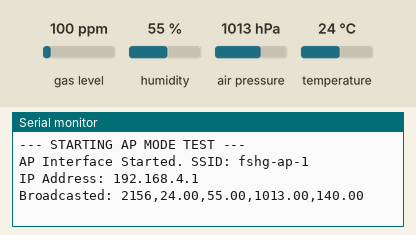
This program was run on a simulated ESP32-C3. Shown: the last lines printed to the serial monitor. Inputs (shaded band) come from the test bench; at power-on: gas level 100 ppm, humidity 55 %, air pressure 1013 hPa, temperature 24 °C.

Above: at 3.2 s.
3.3 s: gas level set to 20 ppm
At 5.2 s:
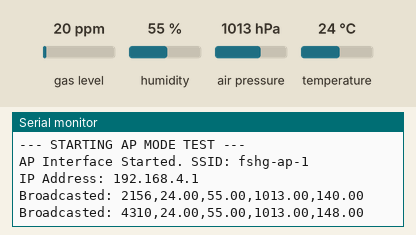
6.2 s: humidity set to 22 %
At 7.6 s:
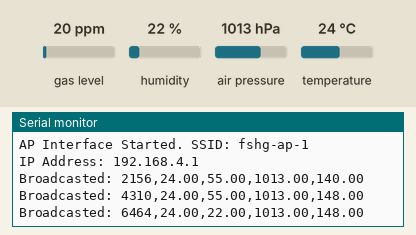
9.1 s: air pressure set to 952 hPa
At 11.2 s:
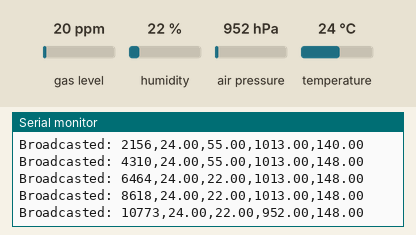
12.0 s: temperature set to 12 °C
At 13.6 s:
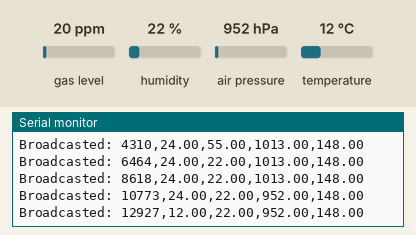
Timing chart, 0 to 15.1 s (numbered marks = the images above; inputs shaded):
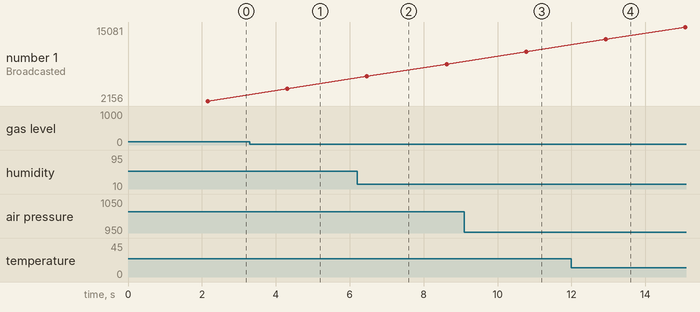

Measured:
- after the input at 3.3 s, the serial monitor: prints a new line after 1.0 s (image 1)
- after the input at 6.2 s, the serial monitor: prints a new line after 0.27 s (image 2)
- after the input at 9.1 s, the serial monitor: prints a new line after 1.7 s (image 3)
- after the input at 12.0 s, the serial monitor: prints a new line after 0.93 s (image 4)

The program:

main.cpp
```cpp
#include <Arduino.h>
#include <WiFi.h>
#include <WiFiUdp.h>
#include <Adafruit_BME680.h>
#include "config.h"

WiFiUDP udp;
Adafruit_BME680 bme(BME_CS, BME_MOSI, BME_MISO, BME_SCK);

void setup() {
    delay(2000);
    Serial.begin(115200);
    Serial.println("\n--- STARTING AP MODE TEST ---");

    // Bus Hygiene
    pinMode(OTHER_CS, OUTPUT);
    digitalWrite(OTHER_CS, HIGH);

    // Set up the Access Point
    // SoftAP(ssid, password, channel, hidden, max_connection)
    WiFi.softAP(AP_SSID, AP_PASS);

    IPAddress IP = WiFi.softAPIP();
    Serial.print("AP Interface Started. SSID: ");
    Serial.println(AP_SSID);
    Serial.print("IP Address: ");
    Serial.println(IP);

    if (!bme.begin()) {
        Serial.println("BME680 Failed! Check SPI Pins 5,6,7,8.");
    }
}

void loop() {
    if (bme.performReading()) {
        // Construct the CSV string
        String data = String(millis()) + "," +
                      String(bme.temperature) + "," +
                      String(bme.humidity) + "," +
                      String(bme.pressure / 100.0) + "," +
                      String(bme.gas_resistance / 1000.0);

        // Broadcast to anyone connected to the AP
        udp.beginPacket(UDP_IP, UDP_PORT);
        udp.print(data);
        udp.endPacket();

        Serial.println("Broadcasted: " + data);
    }
    delay(POLLING_RATE_MS);
}
```

config.h
```cpp
#ifndef CONFIG_H
#define CONFIG_H

#include <Arduino.h>


#define AP_SSID "fshg-ap-1"
#define AP_PASS "fshg-ap-1"

#define UDP_IP "192.168.4.255"
#define UDP_PORT 12345

// Hardware Pin Mapping
#define BME_SCK  6
#define BME_MISO 5  // SDI
#define BME_MOSI 7  // SDO
#define BME_CS   8

#define OTHER_CS 10

#define POLLING_RATE_MS 2000

#endif
```
